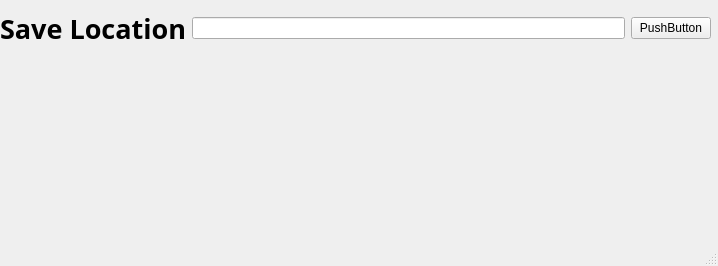
<?xml version="1.0" encoding="UTF-8"?>
<ui version="4.0">
 <class>settings_window</class>
 <widget class="QMainWindow" name="settings_window">
  <property name="windowModality">
   <enum>Qt::ApplicationModal</enum>
  </property>
  <property name="geometry">
   <rect>
    <x>0</x>
    <y>0</y>
    <width>718</width>
    <height>266</height>
   </rect>
  </property>
  <property name="windowTitle">
   <string>Settings</string>
  </property>
  <widget class="QWidget" name="centralwidget">
   <widget class="QWidget" name="layoutWidget">
    <property name="geometry">
     <rect>
      <x>0</x>
      <y>10</y>
      <width>711</width>
      <height>36</height>
     </rect>
    </property>
    <layout class="QHBoxLayout" name="horizontalLayout">
     <item>
      <widget class="QLabel" name="save_location_text">
       <property name="font">
        <font>
         <family>Inconsolata Condensed Bold</family>
         <pointsize>20</pointsize>
         <weight>75</weight>
         <italic>false</italic>
         <bold>true</bold>
         <underline>false</underline>
         <strikeout>false</strikeout>
        </font>
       </property>
       <property name="text">
        <string>Save Location</string>
       </property>
      </widget>
     </item>
     <item>
      <widget class="QLineEdit" name="save_location_field">
       <property name="placeholderText">
        <string/>
       </property>
      </widget>
     </item>
     <item>
      <widget class="QPushButton" name="pushButton">
       <property name="text">
        <string>PushButton</string>
       </property>
      </widget>
     </item>
    </layout>
   </widget>
  </widget>
  <widget class="QMenuBar" name="menubar">
   <property name="geometry">
    <rect>
     <x>0</x>
     <y>0</y>
     <width>718</width>
     <height>30</height>
    </rect>
   </property>
  </widget>
  <widget class="QStatusBar" name="statusbar"/>
 </widget>
 <resources/>
 <connections/>
</ui>
